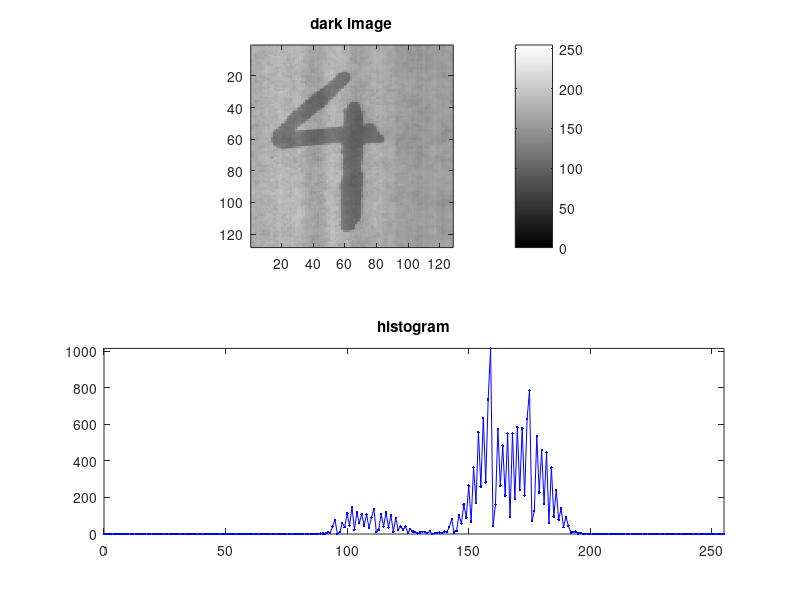
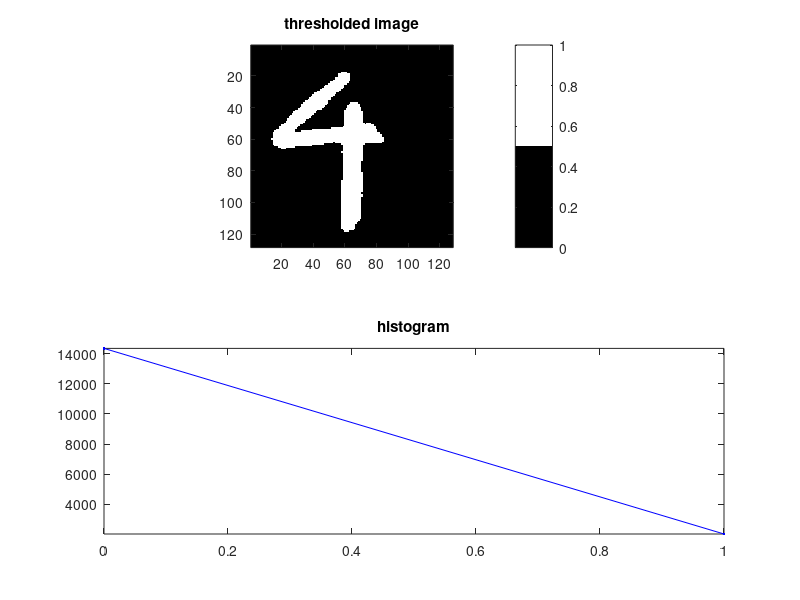

Write the MATLAB code that produced these figures, in order. (Note: this script raises an error after producing the figures.)
clear; close all; clc

binvect = [0:1:255];

load nuf4b.mat
histo = hist(nuf4b(:), binvect);
figure
colormap(gray(256))
subplot(2,1,1), imagesc(nuf4b, [0 255]);
axis image; title('dark image'); colorbar
subplot(2,1,2), plot(binvect, histo, '.-b');
axis tight; title('histogram')

T = 133;
nuf4bT = (nuf4b < T);
histoT = hist(nuf4bT(:), [0 1]);

figure
colormap(gray(2)) % Since it is binary, we only need two colors: black and white
subplot(2,1,1), imagesc(nuf4bT, [0 1]);
axis image; title('thresholded image'); colorbar
subplot(2,1,2), plot([0 1], histoT, '.-b');
axis tight; title('histogram')

nuf4bSkeleton = bwmorph(nuf4bT, 'skeleton', Inf);
n = 3;
nuf4bpruned = bwmorph(nuf4bSkeleton, 'shrink', n);

figure
colormap(gray(2))
subplot(3,1,1), imagesc(nuf4bSkeleton, [0 1]);
axis image; title('Skeleton image'); colorbar
subplot(3,1,2), imagesc(nuf4bpruned, [0 1]);
axis image; title('Pruned skeleton image n=' + string(n)); colorbar
subplot(3,1,3), imagesc(bwskel(nuf4bT), [0 1]);
axis image; title('Thresholded image (MATLAB)'); colorbar

% Stroke detection
B1 = [0 0 0;
    0 1 0;
    0 1 0];

% Background detection
B2 = [1 1 1;
    1 0 1;
    0 0 0];

% Hit or miss transform
nuf4bStrokeErode = imerode(nuf4bpruned, B1);
nuf4bStrokeErodeComp = imerode(~nuf4bpruned, B2);
Hit_or_Miss = nuf4bStrokeErode .* nuf4bStrokeErodeComp;

figure
colormap(gray(2))
subplot(2,1,1), imagesc(nuf4bpruned, [0 1]);
axis image; title('Pruned skeleton image n=' + string(n)); colorbar
subplot(2,1,2), imagesc(Hit_or_Miss, [0 1]);
axis image; title('Stroke image'); colorbar

% point of endpoint
x = 57;
y = 23;
[yout, xout] = track10(nuf4bpruned, y, x); % output is 31, 49
angle = atan2(yout-y, xout-x); % output is 2.4150